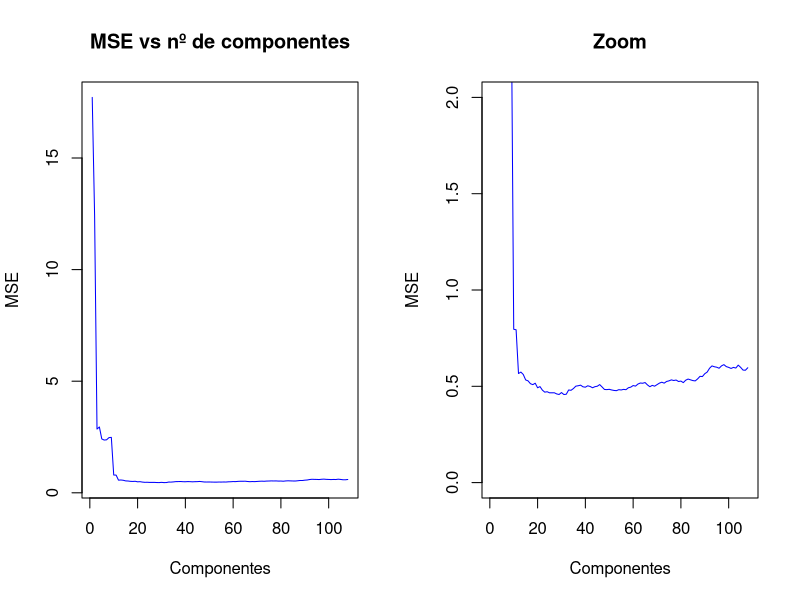

Write R code to recreate this figure.
## ---- chunk 1
knitr::opts_chunk$set(echo = TRUE)
## ---- chunk 2
library(pls)
library(here)
## ---- chunk 3
vessel_X <- read.table(here("taller_de_datos/entrega1/data/Vessel_X.txt"),sep = ",")
vessel_Y <- read.table(here("taller_de_datos/entrega1/data/Vessel_Y.txt"),sep = ",")
Y4 <- vessel_Y[,4]
datos<-cbind(Y4,vessel_X)

#separo train y test (esto seguro se borre)
set.seed(1234)
train<-sample(rep(c(TRUE,TRUE,FALSE),nrow(vessel_X)/3),replace=FALSE)
test<-(!train)

training<-datos[train,]
testing<-datos[test,]

#pcr
set.seed(1234)
modelo_pcr <- pcr(formula= Y4 ~ .,data=data.frame(training),scale. = TRUE,validation = "CV")
modelo_pcr_CV <- MSEP(modelo_pcr,estimate= "CV")
#plot(modelo_pcr_CV)
print(which.min(modelo_pcr_CV$val))
print(modelo_pcr_CV$val[which.min(modelo_pcr_CV$val)])
#modelo_pcr_CV$val
cv_min_pcr<-min(modelo_pcr_CV$val)
#cv_min_pcr #MSE min

par(mfrow = c(1,2))
plot(modelo_pcr_CV$val, main = "MSE vs nº de componentes", type = "l",
     ylab = "MSE",
     col = "blue", xlab = "Componentes")
plot(modelo_pcr_CV$val, main = "Zoom", type = "l", ylab = "MSE",
     xlab = "Componentes", col = "blue", ylim = c(0,2))
